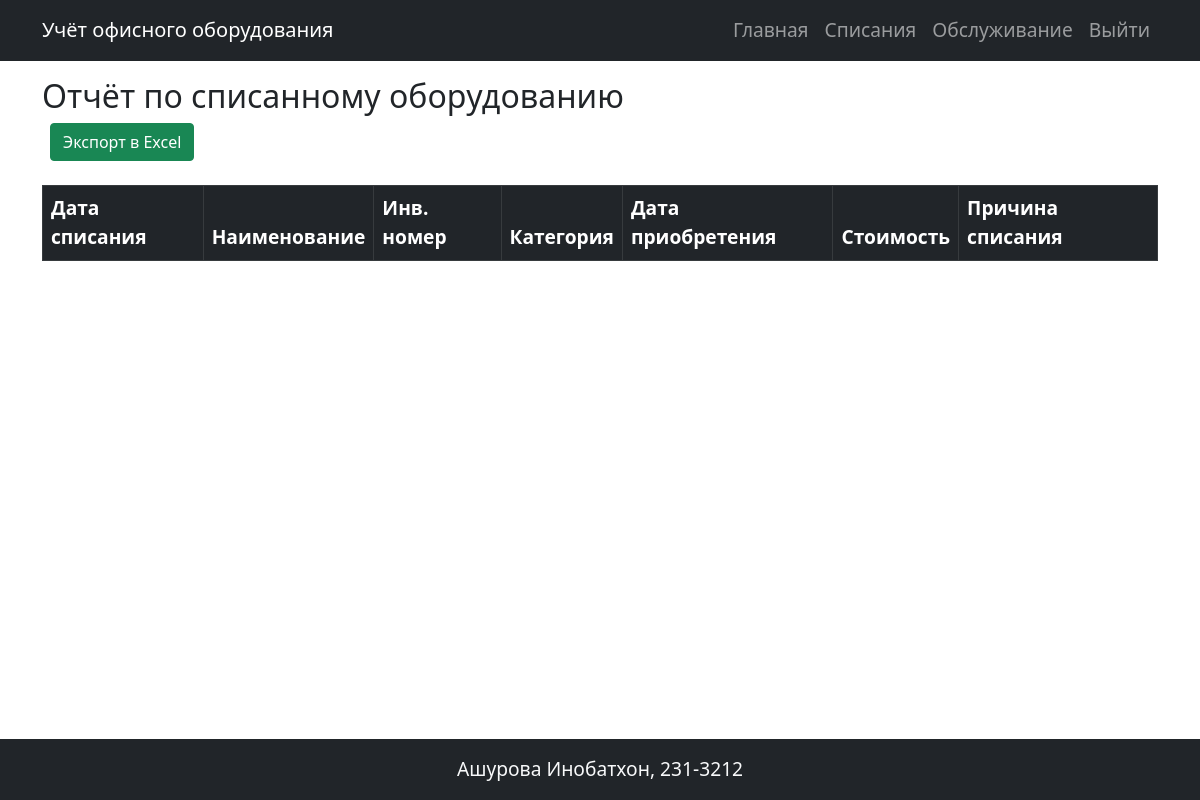
Before: /write_offs/report (signed in) with the older database file.
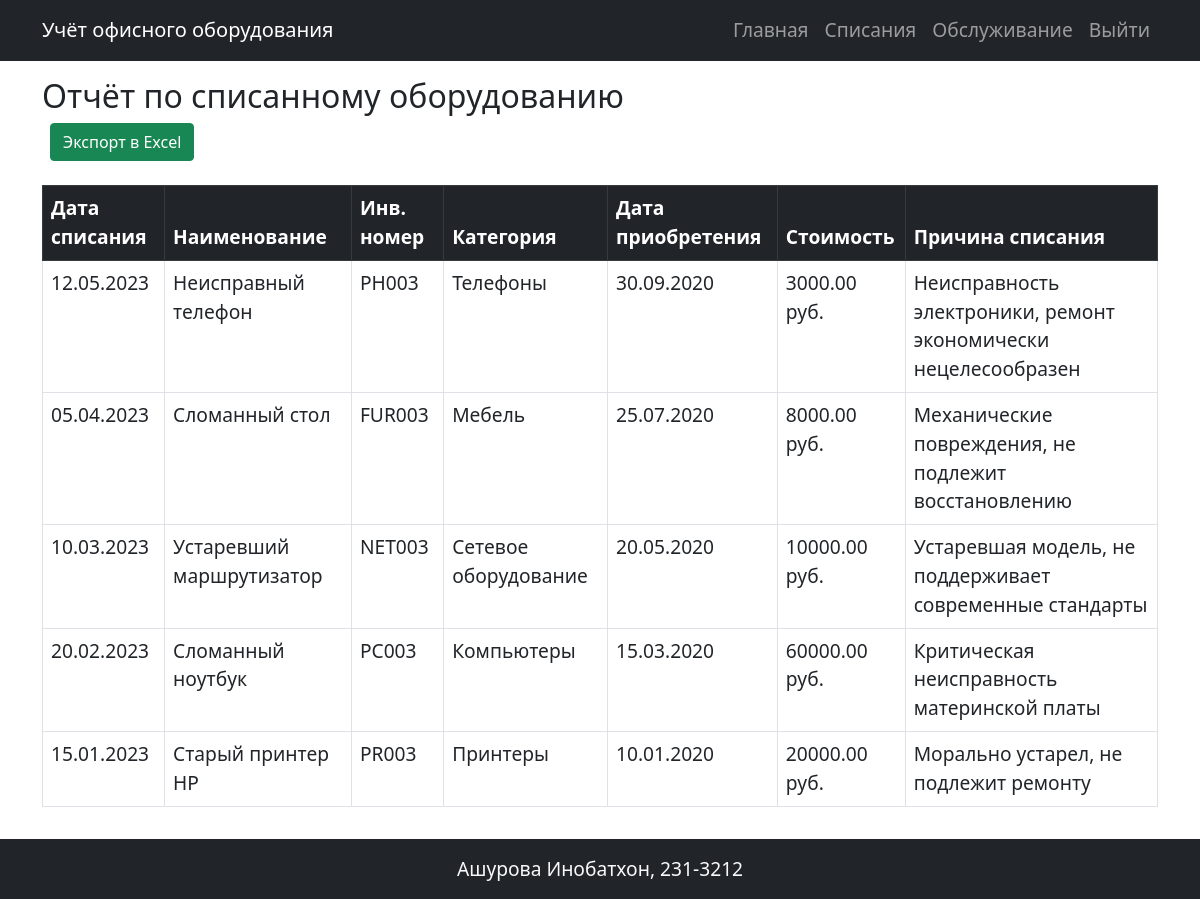
After: the same page with the newer database file.
### models.py (models this page shows)
class WriteOff(db.Model):
    id = db.Column(db.Integer, primary_key=True)
    equipment_id = db.Column(db.Integer, db.ForeignKey('equipment.id'), nullable=False)
    write_off_date = db.Column(db.Date, nullable=False, default=datetime.utcnow)
    reason = db.Column(db.Text, nullable=False)
    act_filename = db.Column(db.String(100))
    act_mime_type = db.Column(db.String(100))
    act_md5_hash = db.Column(db.String(32))

class Equipment(db.Model):
    id = db.Column(db.Integer, primary_key=True)
    name = db.Column(db.String(100), nullable=False)
    inventory_number = db.Column(db.String(50), unique=True, nullable=False)
    category_id = db.Column(db.Integer, db.ForeignKey('category.id'), nullable=False)
    category = db.relationship('Category', backref='equipments')
    purchase_date = db.Column(db.Date, nullable=False)
    cost = db.Column(db.Numeric(10, 2), nullable=False)
    status = db.Column(db.Enum('В эксплуатации', 'На ремонте', 'Списано', name='equipment_status'), nullable=False, default='В эксплуатации')
    note = db.Column(db.Text)
    photos = db.relationship('Photo', backref='equipment', lazy='dynamic', cascade='all, delete-orphan')
    maintenance_history = db.relationship('MaintenanceHistory', backref='equipment', cascade='all, delete-orphan')
    responsible_persons = db.relationship('ResponsiblePersons', secondary=equipment_responsible, back_populates='equipments')
    write_offs = db.relationship('WriteOff', backref='equipment_obj', cascade='all, delete-orphan')

class Category(db.Model):
    id = db.Column(db.Integer, primary_key=True)
    name = db.Column(db.String(100), nullable=False)
    description = db.Column(db.Text)

### app.py (the view)
@app.route('/write_offs/report')
@login_required
def write_offs_report():
    date_from = request.args.get('date_from')
    date_to = request.args.get('date_to')
    query = WriteOff.query.join(Equipment).order_by(WriteOff.write_off_date.desc())
    if date_from:
        try:
            date_from_obj = datetime.strptime(date_from, '%Y-%m-%d').date()
            query = query.filter(WriteOff.write_off_date >= date_from_obj)
        except ValueError:
            pass
    if date_to:
        try:
            date_to_obj = datetime.strptime(date_to, '%Y-%m-%d').date()
            query = query.filter(WriteOff.write_off_date <= date_to_obj)
        except ValueError:
            pass
    write_offs = query.all()
    return render_template('write_offs_report.html',
                         write_offs=write_offs)

### app.py (called while the page is built)
@login_manager.user_loader
def load_user(user_id):
    return User.query.get(int(user_id))

### templates/write_offs_report.html
{% extends "base.html" %}
{% block content %}
<h2>Отчёт по списанному оборудованию</h2>
<div class="mb-4">
    <a href="{{ url_for('export_write_offs_report', export='excel', date_from=date_from, date_to=date_to) }}"
       class="btn btn-success ms-2">Экспорт в Excel</a>
</div>
<table class="table table-bordered">
    <thead class="table-dark">
        <tr>
            <th>Дата списания</th>
            <th>Наименование</th>
            <th>Инв. номер</th>
            <th>Категория</th>
            <th>Дата приобретения</th>
            <th>Стоимость</th>
            <th>Причина списания</th>
        </tr>
    </thead>
    <tbody>
        {% for wo in write_offs %}
        <tr>
            <td>{{ wo.write_off_date.strftime('%d.%m.%Y') }}</td>
            <td>{{ wo.equipment_obj.name }}</td>
            <td>{{ wo.equipment_obj.inventory_number }}</td>
            <td>{{ wo.equipment_obj.category.name }}</td>
            <td>{{ wo.equipment_obj.purchase_date.strftime('%d.%m.%Y') }}</td>
            <td>{{ "%.2f"|format(wo.equipment_obj.cost) }} руб.</td>
            <td>{{ wo.reason }}</td>
        </tr>
        {% endfor %}
    </tbody>
</table>
{% endblock %}

Changed rows visible on the page:
added WriteOff: write_off_date "12.05.2023", equipment_obj.name "Неисправный телефон", equipment_obj.inventory_number "PH003", equipment_obj.category.name "Телефоны", equipment_obj.purchase_date "30.09.2020", reason "Неисправность электроники, ремонт экономически нецелесообразен"
added Equipment: equipment_obj.cost "3000.00"
added WriteOff: write_off_date "05.04.2023", equipment_obj.name "Сломанный стол", equipment_obj.inventory_number "FUR003", equipment_obj.category.name "Мебель", equipment_obj.purchase_date "25.07.2020", reason "Механические повреждения, не подлежит восстановлению"
added Equipment: equipment_obj.cost "8000.00"
added WriteOff: write_off_date "10.03.2023", equipment_obj.name "Устаревший маршрутизатор", equipment_obj.inventory_number "NET003", equipment_obj.category.name "Сетевое оборудование", equipment_obj.purchase_date "20.05.2020", reason "Устаревшая модель, не поддерживает современные стандарты"
added Equipment: equipment_obj.cost "10000.00"
added WriteOff: write_off_date "20.02.2023", equipment_obj.name "Сломанный ноутбук", equipment_obj.inventory_number "PC003", equipment_obj.category.name "Компьютеры", equipment_obj.purchase_date "15.03.2020", reason "Критическая неисправность материнской платы"
added Equipment: equipment_obj.cost "60000.00"
added WriteOff: write_off_date "15.01.2023", equipment_obj.name "Старый принтер HP", equipment_obj.inventory_number "PR003", equipment_obj.category.name "Принтеры", equipment_obj.purchase_date "10.01.2020", reason "Морально устарел, не подлежит ремонту"
added Equipment: equipment_obj.cost "20000.00"
